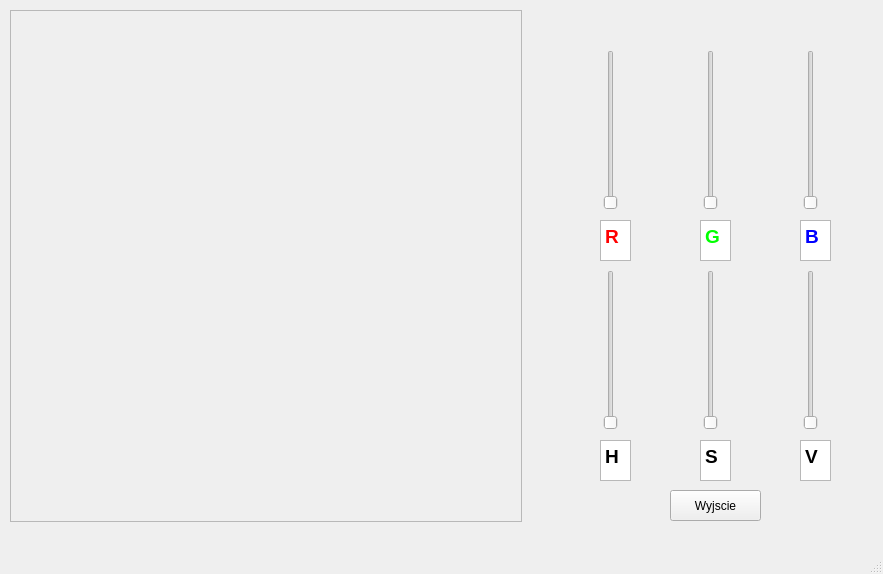
<?xml version="1.0" encoding="UTF-8"?>
<ui version="4.0">
 <class>MyWindow</class>
 <widget class="QMainWindow" name="MyWindow">
  <property name="geometry">
   <rect>
    <x>0</x>
    <y>0</y>
    <width>883</width>
    <height>574</height>
   </rect>
  </property>
  <property name="windowTitle">
   <string>MyWindow</string>
  </property>
  <widget class="QWidget" name="centralWidget">
   <widget class="QFrame" name="rysujFrame">
    <property name="geometry">
     <rect>
      <x>10</x>
      <y>10</y>
      <width>512</width>
      <height>512</height>
     </rect>
    </property>
    <property name="frameShape">
     <enum>QFrame::StyledPanel</enum>
    </property>
    <property name="frameShadow">
     <enum>QFrame::Raised</enum>
    </property>
   </widget>
   <widget class="QPushButton" name="exitButton">
    <property name="geometry">
     <rect>
      <x>670</x>
      <y>490</y>
      <width>91</width>
      <height>31</height>
     </rect>
    </property>
    <property name="text">
     <string>Wyjscie</string>
    </property>
   </widget>
   <widget class="QSlider" name="verticalSlider">
    <property name="geometry">
     <rect>
      <x>600</x>
      <y>50</y>
      <width>22</width>
      <height>160</height>
     </rect>
    </property>
    <property name="maximum">
     <number>255</number>
    </property>
    <property name="orientation">
     <enum>Qt::Vertical</enum>
    </property>
   </widget>
   <widget class="QSlider" name="verticalSlider_2">
    <property name="geometry">
     <rect>
      <x>700</x>
      <y>50</y>
      <width>22</width>
      <height>160</height>
     </rect>
    </property>
    <property name="maximum">
     <number>255</number>
    </property>
    <property name="orientation">
     <enum>Qt::Vertical</enum>
    </property>
   </widget>
   <widget class="QSlider" name="verticalSlider_3">
    <property name="geometry">
     <rect>
      <x>800</x>
      <y>50</y>
      <width>22</width>
      <height>160</height>
     </rect>
    </property>
    <property name="maximum">
     <number>255</number>
    </property>
    <property name="orientation">
     <enum>Qt::Vertical</enum>
    </property>
   </widget>
   <widget class="QTextBrowser" name="textBrowser">
    <property name="geometry">
     <rect>
      <x>600</x>
      <y>220</y>
      <width>31</width>
      <height>41</height>
     </rect>
    </property>
    <property name="html">
     <string>&lt;!DOCTYPE HTML PUBLIC &quot;-//W3C//DTD HTML 4.0//EN&quot; &quot;http://www.w3.org/TR/REC-html40/strict.dtd&quot;&gt;
&lt;html&gt;&lt;head&gt;&lt;meta name=&quot;qrichtext&quot; content=&quot;1&quot; /&gt;&lt;style type=&quot;text/css&quot;&gt;
p, li { white-space: pre-wrap; }
&lt;/style&gt;&lt;/head&gt;&lt;body style=&quot; font-family:'MS Shell Dlg 2'; font-size:8.25pt; font-weight:400; font-style:normal;&quot;&gt;
&lt;p style=&quot; margin-top:0px; margin-bottom:0px; margin-left:0px; margin-right:0px; -qt-block-indent:0; text-indent:0px;&quot;&gt;&lt;span style=&quot; font-size:14pt; font-weight:600; color:#ff0000;&quot;&gt;R&lt;/span&gt;&lt;/p&gt;&lt;/body&gt;&lt;/html&gt;</string>
    </property>
   </widget>
   <widget class="QTextBrowser" name="textBrowser_2">
    <property name="geometry">
     <rect>
      <x>700</x>
      <y>220</y>
      <width>31</width>
      <height>41</height>
     </rect>
    </property>
    <property name="html">
     <string>&lt;!DOCTYPE HTML PUBLIC &quot;-//W3C//DTD HTML 4.0//EN&quot; &quot;http://www.w3.org/TR/REC-html40/strict.dtd&quot;&gt;
&lt;html&gt;&lt;head&gt;&lt;meta name=&quot;qrichtext&quot; content=&quot;1&quot; /&gt;&lt;style type=&quot;text/css&quot;&gt;
p, li { white-space: pre-wrap; }
&lt;/style&gt;&lt;/head&gt;&lt;body style=&quot; font-family:'MS Shell Dlg 2'; font-size:8.25pt; font-weight:400; font-style:normal;&quot;&gt;
&lt;p style=&quot; margin-top:0px; margin-bottom:0px; margin-left:0px; margin-right:0px; -qt-block-indent:0; text-indent:0px;&quot;&gt;&lt;span style=&quot; font-size:14pt; font-weight:600; color:#00ff00;&quot;&gt;G&lt;/span&gt;&lt;/p&gt;&lt;/body&gt;&lt;/html&gt;</string>
    </property>
   </widget>
   <widget class="QTextBrowser" name="textBrowser_3">
    <property name="geometry">
     <rect>
      <x>800</x>
      <y>220</y>
      <width>31</width>
      <height>41</height>
     </rect>
    </property>
    <property name="html">
     <string>&lt;!DOCTYPE HTML PUBLIC &quot;-//W3C//DTD HTML 4.0//EN&quot; &quot;http://www.w3.org/TR/REC-html40/strict.dtd&quot;&gt;
&lt;html&gt;&lt;head&gt;&lt;meta name=&quot;qrichtext&quot; content=&quot;1&quot; /&gt;&lt;style type=&quot;text/css&quot;&gt;
p, li { white-space: pre-wrap; }
&lt;/style&gt;&lt;/head&gt;&lt;body style=&quot; font-family:'MS Shell Dlg 2'; font-size:8.25pt; font-weight:400; font-style:normal;&quot;&gt;
&lt;p style=&quot; margin-top:0px; margin-bottom:0px; margin-left:0px; margin-right:0px; -qt-block-indent:0; text-indent:0px;&quot;&gt;&lt;span style=&quot; font-size:14pt; font-weight:600; color:#0000ff;&quot;&gt;B&lt;/span&gt;&lt;/p&gt;&lt;/body&gt;&lt;/html&gt;</string>
    </property>
   </widget>
   <widget class="QTextBrowser" name="textBrowser_4">
    <property name="geometry">
     <rect>
      <x>600</x>
      <y>440</y>
      <width>31</width>
      <height>41</height>
     </rect>
    </property>
    <property name="html">
     <string>&lt;!DOCTYPE HTML PUBLIC &quot;-//W3C//DTD HTML 4.0//EN&quot; &quot;http://www.w3.org/TR/REC-html40/strict.dtd&quot;&gt;
&lt;html&gt;&lt;head&gt;&lt;meta name=&quot;qrichtext&quot; content=&quot;1&quot; /&gt;&lt;style type=&quot;text/css&quot;&gt;
p, li { white-space: pre-wrap; }
&lt;/style&gt;&lt;/head&gt;&lt;body style=&quot; font-family:'MS Shell Dlg 2'; font-size:8.25pt; font-weight:400; font-style:normal;&quot;&gt;
&lt;p style=&quot; margin-top:0px; margin-bottom:0px; margin-left:0px; margin-right:0px; -qt-block-indent:0; text-indent:0px;&quot;&gt;&lt;span style=&quot; font-size:14pt; font-weight:600;&quot;&gt;H&lt;/span&gt;&lt;/p&gt;&lt;/body&gt;&lt;/html&gt;</string>
    </property>
   </widget>
   <widget class="QTextBrowser" name="textBrowser_5">
    <property name="geometry">
     <rect>
      <x>700</x>
      <y>440</y>
      <width>31</width>
      <height>41</height>
     </rect>
    </property>
    <property name="html">
     <string>&lt;!DOCTYPE HTML PUBLIC &quot;-//W3C//DTD HTML 4.0//EN&quot; &quot;http://www.w3.org/TR/REC-html40/strict.dtd&quot;&gt;
&lt;html&gt;&lt;head&gt;&lt;meta name=&quot;qrichtext&quot; content=&quot;1&quot; /&gt;&lt;style type=&quot;text/css&quot;&gt;
p, li { white-space: pre-wrap; }
&lt;/style&gt;&lt;/head&gt;&lt;body style=&quot; font-family:'MS Shell Dlg 2'; font-size:8.25pt; font-weight:400; font-style:normal;&quot;&gt;
&lt;p style=&quot; margin-top:0px; margin-bottom:0px; margin-left:0px; margin-right:0px; -qt-block-indent:0; text-indent:0px;&quot;&gt;&lt;span style=&quot; font-size:14pt; font-weight:600;&quot;&gt;S&lt;/span&gt;&lt;/p&gt;&lt;/body&gt;&lt;/html&gt;</string>
    </property>
   </widget>
   <widget class="QTextBrowser" name="textBrowser_6">
    <property name="geometry">
     <rect>
      <x>800</x>
      <y>440</y>
      <width>31</width>
      <height>41</height>
     </rect>
    </property>
    <property name="html">
     <string>&lt;!DOCTYPE HTML PUBLIC &quot;-//W3C//DTD HTML 4.0//EN&quot; &quot;http://www.w3.org/TR/REC-html40/strict.dtd&quot;&gt;
&lt;html&gt;&lt;head&gt;&lt;meta name=&quot;qrichtext&quot; content=&quot;1&quot; /&gt;&lt;style type=&quot;text/css&quot;&gt;
p, li { white-space: pre-wrap; }
&lt;/style&gt;&lt;/head&gt;&lt;body style=&quot; font-family:'MS Shell Dlg 2'; font-size:8.25pt; font-weight:400; font-style:normal;&quot;&gt;
&lt;p style=&quot; margin-top:0px; margin-bottom:0px; margin-left:0px; margin-right:0px; -qt-block-indent:0; text-indent:0px;&quot;&gt;&lt;span style=&quot; font-size:14pt; font-weight:600; color:#000000;&quot;&gt;V&lt;/span&gt;&lt;/p&gt;&lt;/body&gt;&lt;/html&gt;</string>
    </property>
   </widget>
   <widget class="QSlider" name="verticalSlider_4">
    <property name="geometry">
     <rect>
      <x>600</x>
      <y>270</y>
      <width>22</width>
      <height>160</height>
     </rect>
    </property>
    <property name="maximum">
     <number>359</number>
    </property>
    <property name="orientation">
     <enum>Qt::Vertical</enum>
    </property>
   </widget>
   <widget class="QSlider" name="verticalSlider_5">
    <property name="geometry">
     <rect>
      <x>700</x>
      <y>270</y>
      <width>22</width>
      <height>160</height>
     </rect>
    </property>
    <property name="maximum">
     <number>100</number>
    </property>
    <property name="orientation">
     <enum>Qt::Vertical</enum>
    </property>
   </widget>
   <widget class="QSlider" name="verticalSlider_6">
    <property name="geometry">
     <rect>
      <x>800</x>
      <y>270</y>
      <width>22</width>
      <height>160</height>
     </rect>
    </property>
    <property name="maximum">
     <number>100</number>
    </property>
    <property name="orientation">
     <enum>Qt::Vertical</enum>
    </property>
   </widget>
  </widget>
  <widget class="QMenuBar" name="menuBar">
   <property name="geometry">
    <rect>
     <x>0</x>
     <y>0</y>
     <width>883</width>
     <height>20</height>
    </rect>
   </property>
  </widget>
  <widget class="QStatusBar" name="statusBar"/>
 </widget>
 <layoutdefault spacing="6" margin="11"/>
 <resources/>
 <connections/>
</ui>
